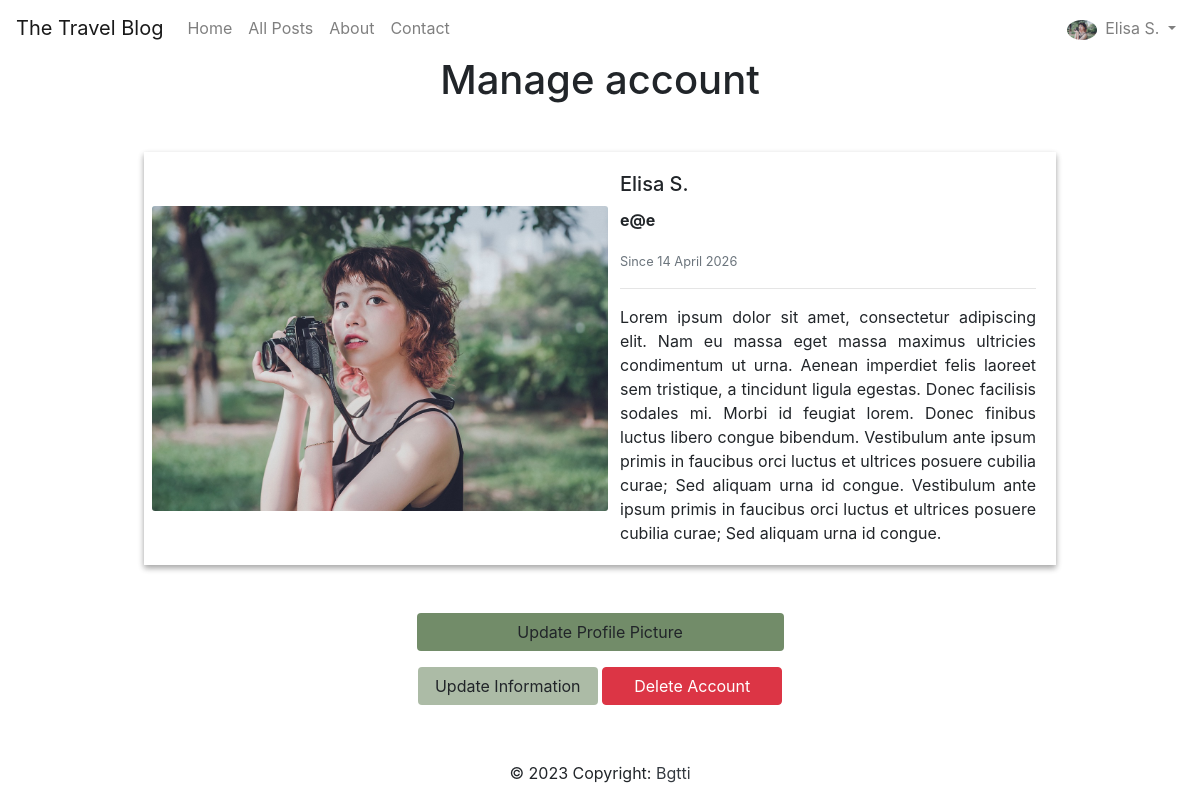
Page /dashboard/manage_account (signed in) on the committed database.
### app/models/user.py (models this page shows, shortened)
class Blog_User(UserMixin, db.Model):
    __tablename__ = "blog_user"
    id = db.Column(db.Integer, primary_key=True)
    name = db.Column(db.String(200), nullable=False, unique=True)
    email = db.Column(db.String(200), nullable=False, unique=True)
    password = db.Column(db.String(200), nullable=False)
    date_created = db.Column(db.DateTime, default=datetime.utcnow)
    about = db.Column(db.String(385), default="")
    picture = db.Column(
        db.String(), default="Picture_default.jpg")
    type = db.Column(db.String(100), nullable=False, default="user")
    blocked = db.Column(db.String(5), default="FALSE")
    admin_notes = db.Column(db.Text)
    posts = db.relationship('Blog_Posts', backref='author')
    comments = db.relationship('Blog_Comments', backref='user')
    replies = db.relationship('Blog_Replies', backref='user')
    likes = db.relationship('Blog_Likes', backref='user')
    bookmarks = db.relationship('Blog_Bookmarks', backref='user')

### app/account/routes.py (the view)
@account.route("/dashboard/manage_account")
@login_required
def manage_acct():
    return render_template("account/account_mgmt.html", logged_in=current_user.is_authenticated)

### app/account/routes.py (called while the page is built)
@login_manager.user_loader
def load_user(user_id):
    return Blog_User.query.get(int(user_id))

### app/templates/account/account_mgmt.html (shortened to what this page needs)
{% extends "base.html" %}
{% block content %}
<h1 class="mb-3 text-center">Manage account</h1>
<section class="container-fluid mt-5 mb-3">
    <div class="row justify-content-center">
        <div class="row no-gutters ALL-box-preview-shadow" style="width: 57rem;">
            <div class="col-md-6 card-img ALL-picture ">
                <img src="{{ url_for('static', filename='Pictures_Users/'+current_user.picture) }}" class="card-img All-acct-prof-pic" alt="user profile picture">
            </div>
            <div class="col-md-6">
                <div class="card-body">
                    <h5 class="card-title">{{current_user.name}}</h5>
                    <p class="card-text text-justify"><b>{{current_user.email}}</b></p>
                    <p class="card-text"><small class="text-muted"> Since {{current_user.date_created.strftime('%d %B %Y')}}</small>
                    </p>
                    <hr>
                    <p class="card-text text-justify">{{current_user.about}}</p>
                </div>
            </div>
        </div>
    </div>
</section>
<section class="container-fluid mt-5 mb-2">
    <div class="row justify-content-center">
        <div class="justify-content-center">
            <a href="/dashboard/manage_account/update_picture/{{current_user.id}}" class="btn ALL-green-btn-dark mb-2" style="width:367px" role="button">Update
                Profile Picture</a>
        </div>
    </div>
</section>
<section class="container-fluid mb-5">
    <div class="row justify-content-center">
        <div class="justify-content-center">
            <a href="/dashboard/manage_account/update/{{current_user.id}}" class="btn ALL-green-btn mb-2"
                style="width:180px" role="button">Update
                Information</a>
            <a href="/dashboard/manage_account/delete/{{current_user.id}}" class="btn btn-danger mb-2"
                style="width:180px" role="button">Delete Account</a>
        </div>
    </div>
</section>
{% endblock %}

### app/templates/base.html (shortened to what this page needs)
<!doctype html>
<html lang="en">
<head>
    <link rel="stylesheet" href="https://cdn.jsdelivr.net/npm/bootstrap@4.5.3/dist/css/bootstrap.min.css"
>
    <link rel="stylesheet" href="/../static/CSS/styles.css">
</head>
<body>
    <nav class="navbar navbar-expand-lg navbar-light HOME-nav">
        <a class="navbar-brand" href="#">The Travel Blog</a>
        <div class="collapse navbar-collapse" id="navbarSupportedContent">
            <ul class="navbar-nav mr-auto">
                <li class="nav-item">
                    <a class="nav-link" href="/">Home <span class="sr-only">(current)</span></a>
                </li>
                <li class="nav-item">
                    <a class="nav-link" href="{{ url_for('website.all', index=0) }}">All Posts</a>
                </li>
                <li class="nav-item">
                    <a class="nav-link" href="/about">About</a>
                </li>
                <li class="nav-item">
                    <a class="nav-link" href="/contact">Contact</a>
                </li>
            </ul>
            <ul class="navbar-nav my-2 my-lg-0">
                {% if logged_in: %}
                <li class="nav-item dropdown">
                    <a class="nav-link dropdown-toggle" href="#" id="navbarDropdown" role="button" data-toggle="dropdown"
                        aria-haspopup="true" aria-expanded="false">
                        <img src="{{ url_for('static', filename='Pictures_Users/'+current_user.picture) }}" class="rounded-circle mr-1" height="20"
                            alt="User" loading="lazy" />
                        {{ current_user.name }}
                    </a>
                </li>
                {% endif %}
            </ul>
        </div>
    </nav>
{% block content %}
{% endblock %}
<footer class=" text-center text-lg-start HOME-footer">
    <p class="text-center">
        © 2023 Copyright:
        <a class="text-dark" href="https://github.com/bgtti">Bgtti</a>
    </p>
</footer>
</body>
</html>

### app/static/CSS/styles.css (style rules this page uses)
html, body { overflow-x: hidden; }
.ALL-picture { display: flex; align-items: center; justify-content: center; }
.ALL-green-btn { width: 120px; background-color: #728c6996; }
.ALL-green-btn-dark { width: 120px; background-color: #728C69; }
.ALL-box-preview-shadow { box-shadow: rgba(0, 0, 0, 0.16) 0px 3px 6px, rgba(0, 0, 0, 0.23) 0px 3px 6px; }
@media (min-width: 765px) { .All-acct-prof-pic { margin: 0.5rem 0 0.5rem 1rem; } }

### rows in the picture
Blog_User: picture (picture), name "Elisa S.", email "e@e", date_created "14 April 2026", about "Lorem ipsum dolor sit amet, consectetur adipiscing elit. Nam eu massa eget massa maximus ultricies condimentum ut urna. Aenean imperdiet felis laoreet sem tristique, a tincidunt ligula egestas. Donec facilisis sodales mi. Morbi id feugiat lorem. Donec finibus luctus libero congue bibendum. Vestibulum ante ipsum primis in faucibus orci luctus et ultrices posuere cubilia curae; Sed aliquam urna id congue. Vestibulum ante ipsum primis in faucibus orci luctus et ultrices posuere cubilia curae; Sed aliquam urna id congue."
